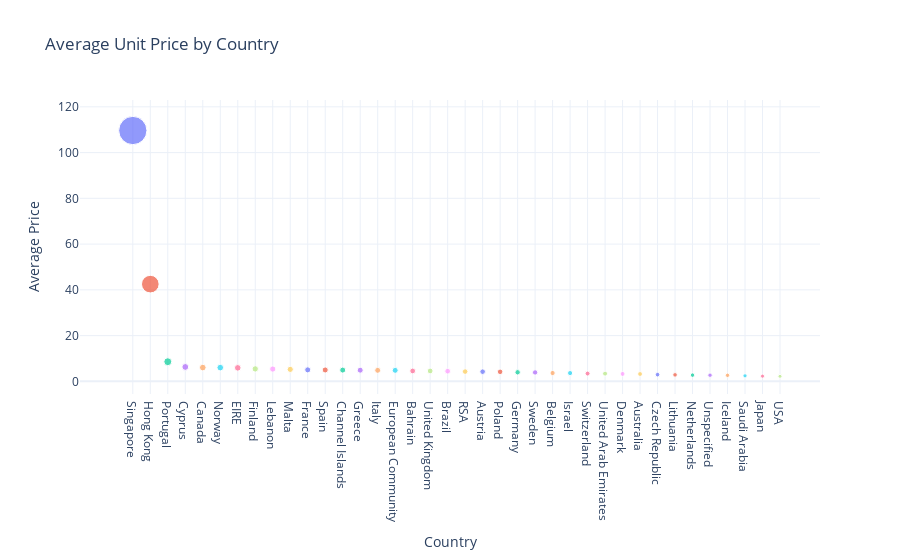

The code cell stored with this chart in its notebook:
### Code cell
# Calculate Average Price by Country
# Note: Using 'UnitPrice' as the column name (standard in this dataset)
avg_price_df = df.groupby("Country")["UnitPrice"].mean().sort_values(ascending=False).reset_index()

# Rename for clarity
avg_price_df.columns = ['Country', 'Average Price']

# Plotting the Average Price by Country (Matching Sample Step 4)
import plotly.express as px

fig_price = px.scatter(avg_price_df, 
                       x="Country", 
                       y="Average Price", 
                       size="Average Price", 
                       color="Country",
                       title="Average Unit Price by Country",
                       template="plotly_white",
                       hover_name="Country")

fig_price.update_layout(showlegend=False)
fig_price.show()

### Figure 1 — Plotly figure (JSON) as saved in the notebook; plotly's stock layout.template omitted (floating-point values rounded to 4 significant figures)
{"data": [{"hovertemplate": "<b>%{hovertext}</b><br><br>Country=%{x}<br>Average Price=%{marker.size}<extra></extra>", "hovertext": ["Singapore"], "legendgroup": "Singapore", "marker": {"color": "#636efa", "size": [109.6], "sizemode": "area", "sizeref": 0.2741, "symbol": "circle"}, "mode": "markers", "name": "Singapore", "orientation": "v", "showlegend": true, "type": "scatter", "x": ["Singapore"], "xaxis": "x", "y": [109.6], "yaxis": "y"}, {"hovertemplate": "<b>%{hovertext}</b><br><br>Country=%{x}<br>Average Price=%{marker.size}<extra></extra>", "hovertext": ["Hong Kong"], "legendgroup": "Hong Kong", "marker": {"color": "#EF553B", "size": [42.51], "sizemode": "area", "sizeref": 0.2741, "symbol": "circle"}, "mode": "markers", "name": "Hong Kong", "orientation": "v", "showlegend": true, "type": "scatter", "x": ["Hong Kong"], "xaxis": "x", "y": [42.51], "yaxis": "y"}, {"hovertemplate": "<b>%{hovertext}</b><br><br>Country=%{x}<br>Average Price=%{marker.size}<extra></extra>", "hovertext": ["Portugal"], "legendgroup": "Portugal", "marker": {"color": "#00cc96", "size": [8.583], "sizemode": "area", "sizeref": 0.2741, "symbol": "circle"}, "mode": "markers", "name": "Portugal", "orientation": "v", "showlegend": true, "type": "scatter", "x": ["Portugal"], "xaxis": "x", "y": [8.583], "yaxis": "y"}, {"hovertemplate": "<b>%{hovertext}</b><br><br>Country=%{x}<br>Average Price=%{marker.size}<extra></extra>", "hovertext": ["Cyprus"], "legendgroup": "Cyprus", "marker": {"color": "#ab63fa", "size": [6.302], "sizemode": "area", "sizeref": 0.2741, "symbol": "circle"}, "mode": "markers", "name": "Cyprus", "orientation": "v", "showlegend": true, "type": "scatter", "x": ["Cyprus"], "xaxis": "x", "y": [6.302], "yaxis": "y"}, {"hovertemplate": "<b>%{hovertext}</b><br><br>Country=%{x}<br>Average Price=%{marker.size}<extra></extra>", "hovertext": ["Canada"], "legendgroup": "Canada", "marker": {"color": "#FFA15A", "size": [6.03], "sizemode": "area", "sizeref": 0.2741, "symbol": "circle"}, "mode": "markers", "name": "Canada", "orientation": "v", "showlegend": true, "type": "scatter", "x": ["Canada"], "xaxis": "x", "y": [6.03], "yaxis": "y"}, {"hovertemplate": "<b>%{hovertext}</b><br><br>Country=%{x}<br>Average Price=%{marker.size}<extra></extra>", "hovertext": ["Norway"], "legendgroup": "Norway", "marker": {"color": "#19d3f3", "size": [6.012], "sizemode": "area", "sizeref": 0.2741, "symbol": "circle"}, "mode": "markers", "name": "Norway", "orientation": "v", "showlegend": true, "type": "scatter", "x": ["Norway"], "xaxis": "x", "y": [6.012], "yaxis": "y"}, {"hovertemplate": "<b>%{hovertext}</b><br><br>Country=%{x}<br>Average Price=%{marker.size}<extra></extra>", "hovertext": ["EIRE"], "legendgroup": "EIRE", "marker": {"color": "#FF6692", "size": [5.911], "sizemode": "area", "sizeref": 0.2741, "symbol": "circle"}, "mode": "markers", "name": "EIRE", "orientation": "v", "showlegend": true, "type": "scatter", "x": ["EIRE"], "xaxis": "x", "y": [5.911], "yaxis": "y"}, {"hovertemplate": "<b>%{hovertext}</b><br><br>Country=%{x}<br>Average Price=%{marker.size}<extra></extra>", "hovertext": ["Finland"], "legendgroup": "Finland", "marker": {"color": "#B6E880", "size": [5.449], "sizemode": "area", "sizeref": 0.2741, "symbol": "circle"}, "mode": "markers", "name": "Finland", "orientation": "v", "showlegend": true, "type": "scatter", "x": ["Finland"], "xaxis": "x", "y": [5.449], "yaxis": "y"}, {"hovertemplate": "<b>%{hovertext}</b><br><br>Country=%{x}<br>Average Price=%{marker.size}<extra></extra>", "hovertext": ["Lebanon"], "legendgroup": "Lebanon", "marker": {"color": "#FF97FF", "size": [5.388], "sizemode": "area", "sizeref": 0.2741, "symbol": "circle"}, "mode": "markers", "name": "Lebanon", "orientation": "v", "showlegend": true, "type": "scatter", "x": ["Lebanon"], "xaxis": "x", "y": [5.388], "yaxis": "y"}, {"hovertemplate": "<b>%{hovertext}</b><br><br>Country=%{x}<br>Average Price=%{marker.size}<extra></extra>", "hovertext": ["Malta"], "legendgroup": "Malta", "marker": {"color": "#FECB52", "size": [5.244], "sizemode": "area", "sizeref": 0.2741, "symbol": "circle"}, "mode": "markers", "name": "Malta", "orientation": "v", "showlegend": true, "type": "scatter", "x": ["Malta"], "xaxis": "x", "y": [5.244], "yaxis": "y"}, {"hovertemplate": "<b>%{hovertext}</b><br><br>Country=%{x}<br>Average Price=%{marker.size}<extra></extra>", "hovertext": ["France"], "legendgroup": "France", "marker": {"color": "#636efa", "size": [5.029], "sizemode": "area", "sizeref": 0.2741, "symbol": "circle"}, "mode": "markers", "name": "France", "orientation": "v", "showlegend": true, "type": "scatter", "x": ["France"], "xaxis": "x", "y": [5.029], "yaxis": "y"}, {"hovertemplate": "<b>%{hovertext}</b><br><br>Country=%{x}<br>Average Price=%{marker.size}<extra></extra>", "hovertext": ["Spain"], "legendgroup": "Spain", "marker": {"color": "#EF553B", "size": [4.988], "sizemode": "area", "sizeref": 0.2741, "symbol": "circle"}, "mode": "markers", "name": "Spain", "orientation": "v", "showlegend": true, "type": "scatter", "x": ["Spain"], "xaxis": "x", "y": [4.988], "yaxis": "y"}, {"hovertemplate": "<b>%{hovertext}</b><br><br>Country=%{x}<br>Average Price=%{marker.size}<extra></extra>", "hovertext": ["Channel Islands"], "legendgroup": "Channel Islands", "marker": {"color": "#00cc96", "size": [4.932], "sizemode": "area", "sizeref": 0.2741, "symbol": "circle"}, "mode": "markers", "name": "Channel Islands", "orientation": "v", "showlegend": true, "type": "scatter", "x": ["Channel Islands"], "xaxis": "x", "y": [4.932], "yaxis": "y"}, {"hovertemplate": "<b>%{hovertext}</b><br><br>Country=%{x}<br>Average Price=%{marker.size}<extra></extra>", "hovertext": ["Greece"], "legendgroup": "Greece", "marker": {"color": "#ab63fa", "size": [4.886], "sizemode": "area", "sizeref": 0.2741, "symbol": "circle"}, "mode": "markers", "name": "Greece", "orientation": "v", "showlegend": true, "type": "scatter", "x": ["Greece"], "xaxis": "x", "y": [4.886], "yaxis": "y"}, {"hovertemplate": "<b>%{hovertext}</b><br><br>Country=%{x}<br>Average Price=%{marker.size}<extra></extra>", "hovertext": ["Italy"], "legendgroup": "Italy", "marker": {"color": "#FFA15A", "size": [4.831], "sizemode": "area", "sizeref": 0.2741, "symbol": "circle"}, "mode": "markers", "name": "Italy", "orientation": "v", "showlegend": true, "type": "scatter", "x": ["Italy"], "xaxis": "x", "y": [4.831], "yaxis": "y"}, {"hovertemplate": "<b>%{hovertext}</b><br><br>Country=%{x}<br>Average Price=%{marker.size}<extra></extra>", "hovertext": ["European Community"], "legendgroup": "European Community", "marker": {"color": "#19d3f3", "size": [4.82], "sizemode": "area", "sizeref": 0.2741, "symbol": "circle"}, "mode": "markers", "name": "European Community", "orientation": "v", "showlegend": true, "type": "scatter", "x": ["European Community"], "xaxis": "x", "y": [4.82], "yaxis": "y"}, {"hovertemplate": "<b>%{hovertext}</b><br><br>Country=%{x}<br>Average Price=%{marker.size}<extra></extra>", "hovertext": ["Bahrain"], "legendgroup": "Bahrain", "marker": {"color": "#FF6692", "size": [4.556], "sizemode": "area", "sizeref": 0.2741, "symbol": "circle"}, "mode": "markers", "name": "Bahrain", "orientation": "v", "showlegend": true, "type": "scatter", "x": ["Bahrain"], "xaxis": "x", "y": [4.556], "yaxis": "y"}, {"hovertemplate": "<b>%{hovertext}</b><br><br>Country=%{x}<br>Average Price=%{marker.size}<extra></extra>", "hovertext": ["United Kingdom"], "legendgroup": "United Kingdom", "marker": {"color": "#B6E880", "size": [4.546], "sizemode": "area", "sizeref": 0.2741, "symbol": "circle"}, "mode": "markers", "name": "United Kingdom", "orientation": "v", "showlegend": true, "type": "scatter", "x": ["United Kingdom"], "xaxis": "x", "y": [4.546], "yaxis": "y"}, {"hovertemplate": "<b>%{hovertext}</b><br><br>Country=%{x}<br>Average Price=%{marker.size}<extra></extra>", "hovertext": ["Brazil"], "legendgroup": "Brazil", "marker": {"color": "#FF97FF", "size": [4.456], "sizemode": "area", "sizeref": 0.2741, "symbol": "circle"}, "mode": "markers", "name": "Brazil", "orientation": "v", "showlegend": true, "type": "scatter", "x": ["Brazil"], "xaxis": "x", "y": [4.456], "yaxis": "y"}, {"hovertemplate": "<b>%{hovertext}</b><br><br>Country=%{x}<br>Average Price=%{marker.size}<extra></extra>", "hovertext": ["RSA"], "legendgroup": "RSA", "marker": {"color": "#FECB52", "size": [4.278], "sizemode": "area", "sizeref": 0.2741, "symbol": "circle"}, "mode": "markers", "name": "RSA", "orientation": "v", "showlegend": true, "type": "scatter", "x": ["RSA"], "xaxis": "x", "y": [4.278], "yaxis": "y"}, {"hovertemplate": "<b>%{hovertext}</b><br><br>Country=%{x}<br>Average Price=%{marker.size}<extra></extra>", "hovertext": ["Austria"], "legendgroup": "Austria", "marker": {"color": "#636efa", "size": [4.243], "sizemode": "area", "sizeref": 0.2741, "symbol": "circle"}, "mode": "markers", "name": "Austria", "orientation": "v", "showlegend": true, "type": "scatter", "x": ["Austria"], "xaxis": "x", "y": [4.243], "yaxis": "y"}, {"hovertemplate": "<b>%{hovertext}</b><br><br>Country=%{x}<br>Average Price=%{marker.size}<extra></extra>", "hovertext": ["Poland"], "legendgroup": "Poland", "marker": {"color": "#EF553B", "size": [4.171], "sizemode": "area", "sizeref": 0.2741, "symbol": "circle"}, "mode": "markers", "name": "Poland", "orientation": "v", "showlegend": true, "type": "scatter", "x": ["Poland"], "xaxis": "x", "y": [4.171], "yaxis": "y"}, {"hovertemplate": "<b>%{hovertext}</b><br><br>Country=%{x}<br>Average Price=%{marker.size}<extra></extra>", "hovertext": ["Germany"], "legendgroup": "Germany", "marker": {"color": "#00cc96", "size": [3.967], "sizemode": "area", "sizeref": 0.2741, "symbol": "circle"}, "mode": "markers", "name": "Germany", "orientation": "v", "showlegend": true, "type": "scatter", "x": ["Germany"], "xaxis": "x", "y": [3.967], "yaxis": "y"}, {"hovertemplate": "<b>%{hovertext}</b><br><br>Country=%{x}<br>Average Price=%{marker.size}<extra></extra>", "hovertext": ["Sweden"], "legendgroup": "Sweden", "marker": {"color": "#ab63fa", "size": [3.911], "sizemode": "area", "sizeref": 0.2741, "symbol": "circle"}, "mode": "markers", "name": "Sweden", "orientation": "v", "showlegend": true, "type": "scatter", "x": ["Sweden"], "xaxis": "x", "y": [3.911], "yaxis": "y"}, {"hovertemplate": "<b>%{hovertext}</b><br><br>Country=%{x}<br>Average Price=%{marker.size}<extra></extra>", "hovertext": ["Belgium"], "legendgroup": "Belgium", "marker": {"color": "#FFA15A", "size": [3.644], "sizemode": "area", "sizeref": 0.2741, "symbol": "circle"}, "mode": "markers", "name": "Belgium", "orientation": "v", "showlegend": true, "type": "scatter", "x": ["Belgium"], "xaxis": "x", "y": [3.644], "yaxis": "y"}, {"hovertemplate": "<b>%{hovertext}</b><br><br>Country=%{x}<br>Average Price=%{marker.size}<extra></extra>", "hovertext": ["Israel"], "legendgroup": "Israel", "marker": {"color": "#19d3f3", "size": [3.633], "sizemode": "area", "sizeref": 0.2741, "symbol": "circle"}, "mode": "markers", "name": "Israel", "orientation": "v", "showlegend": true, "type": "scatter", "x": ["Israel"], "xaxis": "x", "y": [3.633], "yaxis": "y"}, {"hovertemplate": "<b>%{hovertext}</b><br><br>Country=%{x}<br>Average Price=%{marker.size}<extra></extra>", "hovertext": ["Switzerland"], "legendgroup": "Switzerland", "marker": {"color": "#FF6692", "size": [3.403], "sizemode": "area", "sizeref": 0.2741, "symbol": "circle"}, "mode": "markers", "name": "Switzerland", "orientation": "v", "showlegend": true, "type": "scatter", "x": ["Switzerland"], "xaxis": "x", "y": [3.403], "yaxis": "y"}, {"hovertemplate": "<b>%{hovertext}</b><br><br>Country=%{x}<br>Average Price=%{marker.size}<extra></extra>", "hovertext": ["United Arab Emirates"], "legendgroup": "United Arab Emirates", "marker": {"color": "#B6E880", "size": [3.381], "sizemode": "area", "sizeref": 0.2741, "symbol": "circle"}, "mode": "markers", "name": "United Arab Emirates", "orientation": "v", "showlegend": true, "type": "scatter", "x": ["United Arab Emirates"], "xaxis": "x", "y": [3.381], "yaxis": "y"}, {"hovertemplate": "<b>%{hovertext}</b><br><br>Country=%{x}<br>Average Price=%{marker.size}<extra></extra>", "hovertext": ["Denmark"], "legendgroup": "Denmark", "marker": {"color": "#FF97FF", "size": [3.257], "sizemode": "area", "sizeref": 0.2741, "symbol": "circle"}, "mode": "markers", "name": "Denmark", "orientation": "v", "showlegend": true, "type": "scatter", "x": ["Denmark"], "xaxis": "x", "y": [3.257], "yaxis": "y"}, {"hovertemplate": "<b>%{hovertext}</b><br><br>Country=%{x}<br>Average Price=%{marker.size}<extra></extra>", "hovertext": ["Australia"], "legendgroup": "Australia", "marker": {"color": "#FECB52", "size": [3.221], "sizemode": "area", "sizeref": 0.2741, "symbol": "circle"}, "mode": "markers", "name": "Australia", "orientation": "v", "showlegend": true, "type": "scatter", "x": ["Australia"], "xaxis": "x", "y": [3.221], "yaxis": "y"}, {"hovertemplate": "<b>%{hovertext}</b><br><br>Country=%{x}<br>Average Price=%{marker.size}<extra></extra>", "hovertext": ["Czech Republic"], "legendgroup": "Czech Republic", "marker": {"color": "#636efa", "size": [2.938], "sizemode": "area", "sizeref": 0.2741, "symbol": "circle"}, "mode": "markers", "name": "Czech Republic", "orientation": "v", "showlegend": true, "type": "scatter", "x": ["Czech Republic"], "xaxis": "x", "y": [2.938], "yaxis": "y"}, {"hovertemplate": "<b>%{hovertext}</b><br><br>Country=%{x}<br>Average Price=%{marker.size}<extra></extra>", "hovertext": ["Lithuania"], "legendgroup": "Lithuania", "marker": {"color": "#EF553B", "size": [2.841], "sizemode": "area", "sizeref": 0.2741, "symbol": "circle"}, "mode": "markers", "name": "Lithuania", "orientation": "v", "showlegend": true, "type": "scatter", "x": ["Lithuania"], "xaxis": "x", "y": [2.841], "yaxis": "y"}, {"hovertemplate": "<b>%{hovertext}</b><br><br>Country=%{x}<br>Average Price=%{marker.size}<extra></extra>", "hovertext": ["Netherlands"], "legendgroup": "Netherlands", "marker": {"color": "#00cc96", "size": [2.738], "sizemode": "area", "sizeref": 0.2741, "symbol": "circle"}, "mode": "markers", "name": "Netherlands", "orientation": "v", "showlegend": true, "type": "scatter", "x": ["Netherlands"], "xaxis": "x", "y": [2.738], "yaxis": "y"}, {"hovertemplate": "<b>%{hovertext}</b><br><br>Country=%{x}<br>Average Price=%{marker.size}<extra></extra>", "hovertext": ["Unspecified"], "legendgroup": "Unspecified", "marker": {"color": "#ab63fa", "size": [2.7], "sizemode": "area", "sizeref": 0.2741, "symbol": "circle"}, "mode": "markers", "name": "Unspecified", "orientation": "v", "showlegend": true, "type": "scatter", "x": ["Unspecified"], "xaxis": "x", "y": [2.7], "yaxis": "y"}, {"hovertemplate": "<b>%{hovertext}</b><br><br>Country=%{x}<br>Average Price=%{marker.size}<extra></extra>", "hovertext": ["Iceland"], "legendgroup": "Iceland", "marker": {"color": "#FFA15A", "size": [2.644], "sizemode": "area", "sizeref": 0.2741, "symbol": "circle"}, "mode": "markers", "name": "Iceland", "orientation": "v", "showlegend": true, "type": "scatter", "x": ["Iceland"], "xaxis": "x", "y": [2.644], "yaxis": "y"}, {"hovertemplate": "<b>%{hovertext}</b><br><br>Country=%{x}<br>Average Price=%{marker.size}<extra></extra>", "hovertext": ["Saudi Arabia"], "legendgroup": "Saudi Arabia", "marker": {"color": "#19d3f3", "size": [2.411], "sizemode": "area", "sizeref": 0.2741, "symbol": "circle"}, "mode": "markers", "name": "Saudi Arabia", "orientation": "v", "showlegend": true, "type": "scatter", "x": ["Saudi Arabia"], "xaxis": "x", "y": [2.411], "yaxis": "y"}, {"hovertemplate": "<b>%{hovertext}</b><br><br>Country=%{x}<br>Average Price=%{marker.size}<extra></extra>", "hovertext": ["Japan"], "legendgroup": "Japan", "marker": {"color": "#FF6692", "size": [2.276], "sizemode": "area", "sizeref": 0.2741, "symbol": "circle"}, "mode": "markers", "name": "Japan", "orientation": "v", "showlegend": true, "type": "scatter", "x": ["Japan"], "xaxis": "x", "y": [2.276], "yaxis": "y"}, {"hovertemplate": "<b>%{hovertext}</b><br><br>Country=%{x}<br>Average Price=%{marker.size}<extra></extra>", "hovertext": ["USA"], "legendgroup": "USA", "marker": {"color": "#B6E880", "size": [2.216], "sizemode": "area", "sizeref": 0.2741, "symbol": "circle"}, "mode": "markers", "name": "USA", "orientation": "v", "showlegend": true, "type": "scatter", "x": ["USA"], "xaxis": "x", "y": [2.216], "yaxis": "y"}], "layout": {"legend": {"itemsizing": "constant", "title": {"text": "Country"}, "tracegroupgap": 0}, "showlegend": false, "title": {"text": "Average Unit Price by Country"}, "xaxis": {"anchor": "y", "categoryarray": ["Singapore", "Hong Kong", "Portugal", "Cyprus", "Canada", "Norway", "EIRE", "Finland", "Lebanon", "Malta", "France", "Spain", "Channel Islands", "Greece", "Italy", "European Community", "Bahrain", "United Kingdom", "Brazil", "RSA", "Austria", "Poland", "Germany", "Sweden", "Belgium", "Israel", "Switzerland", "United Arab Emirates", "Denmark", "Australia", "Czech Republic", "Lithuania", "Netherlands", "Unspecified", "Iceland", "Saudi Arabia", "Japan", "USA"], "categoryorder": "array", "domain": [0, 1], "title": {"text": "Country"}}, "yaxis": {"anchor": "x", "domain": [0, 1], "title": {"text": "Average Price"}}}}
